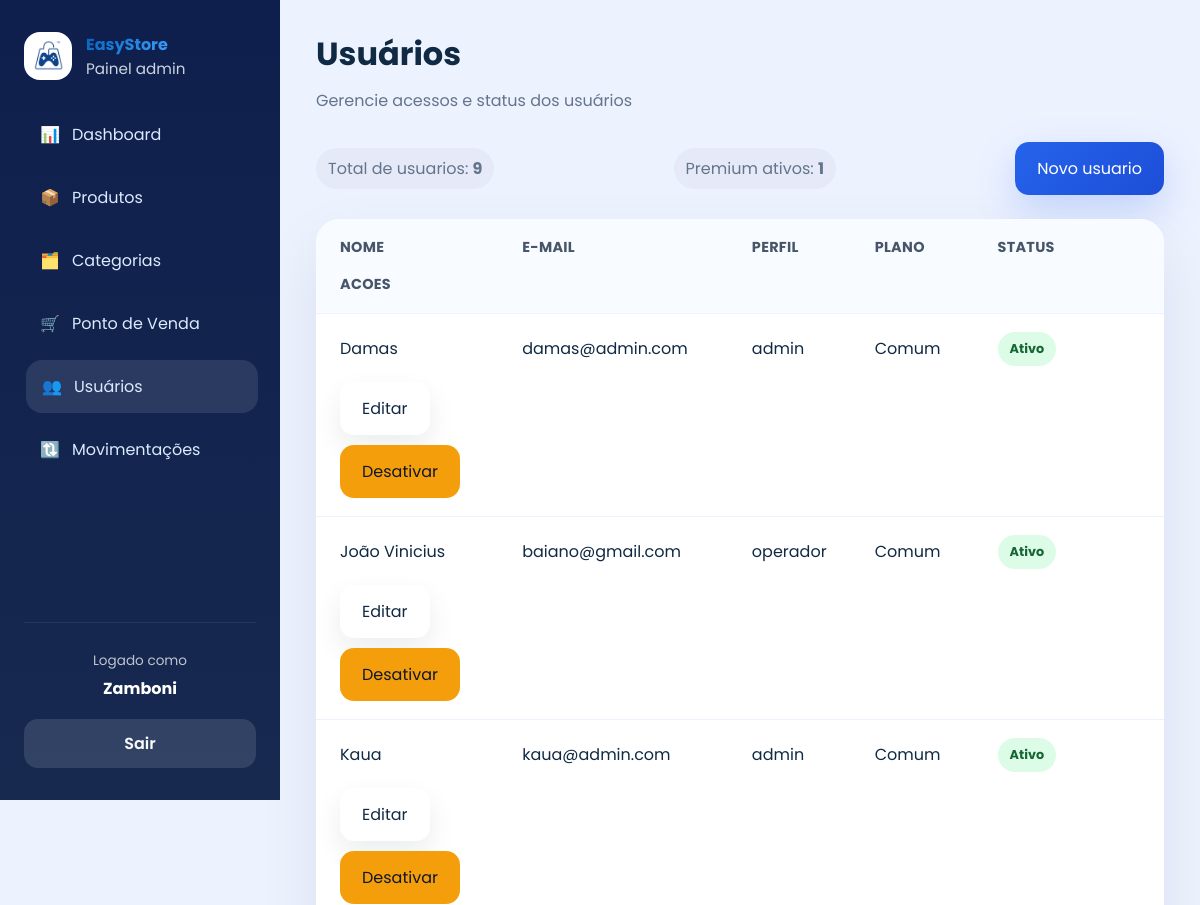
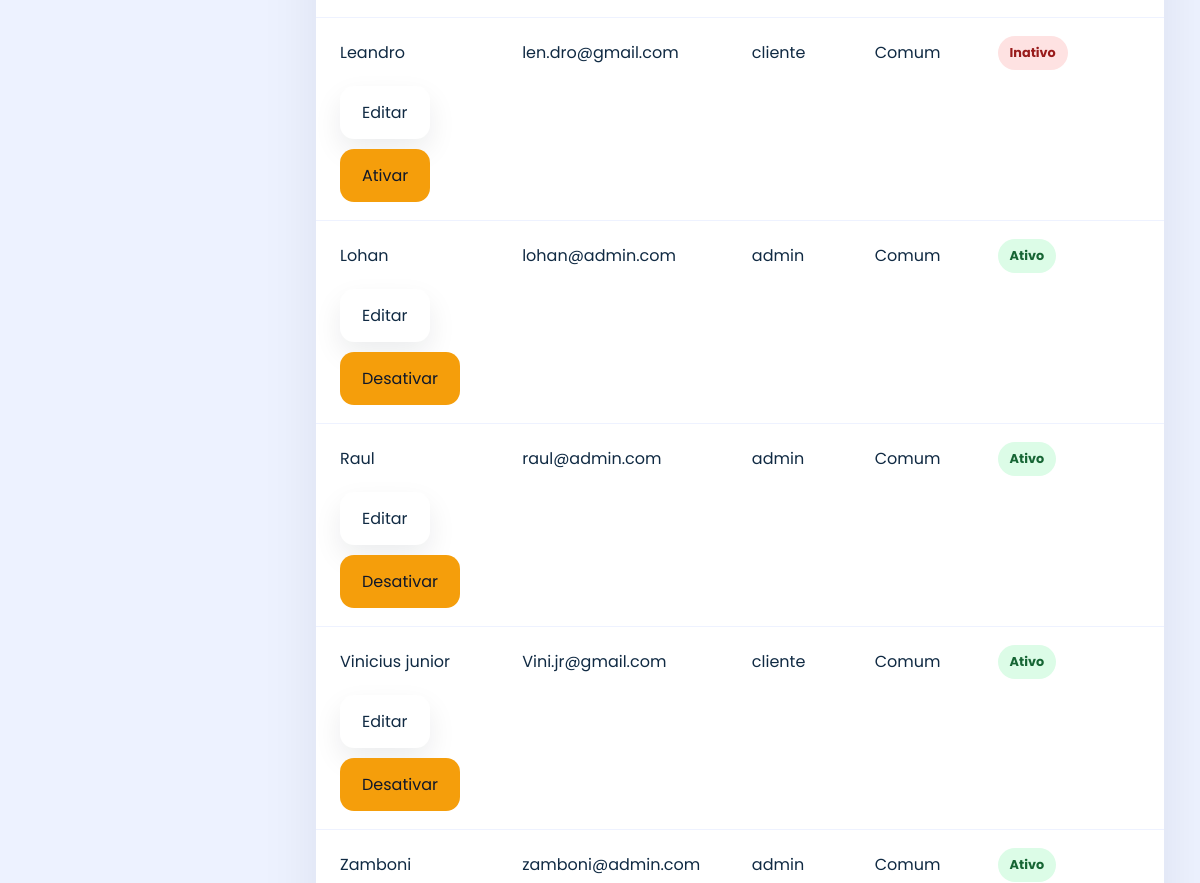
The app's page /usuarios/ (signed in, upper part), older data (2 pictures, top to bottom).
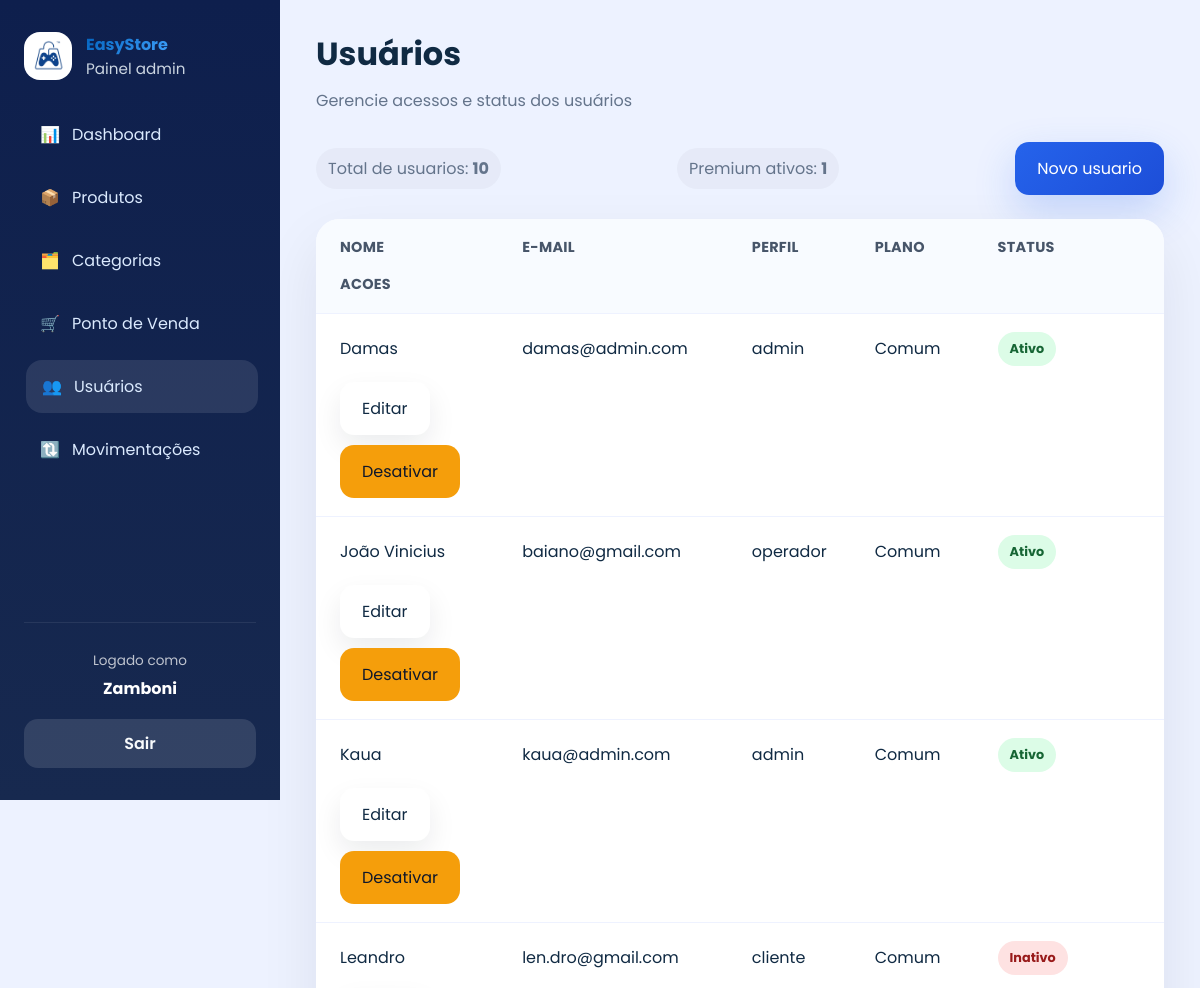
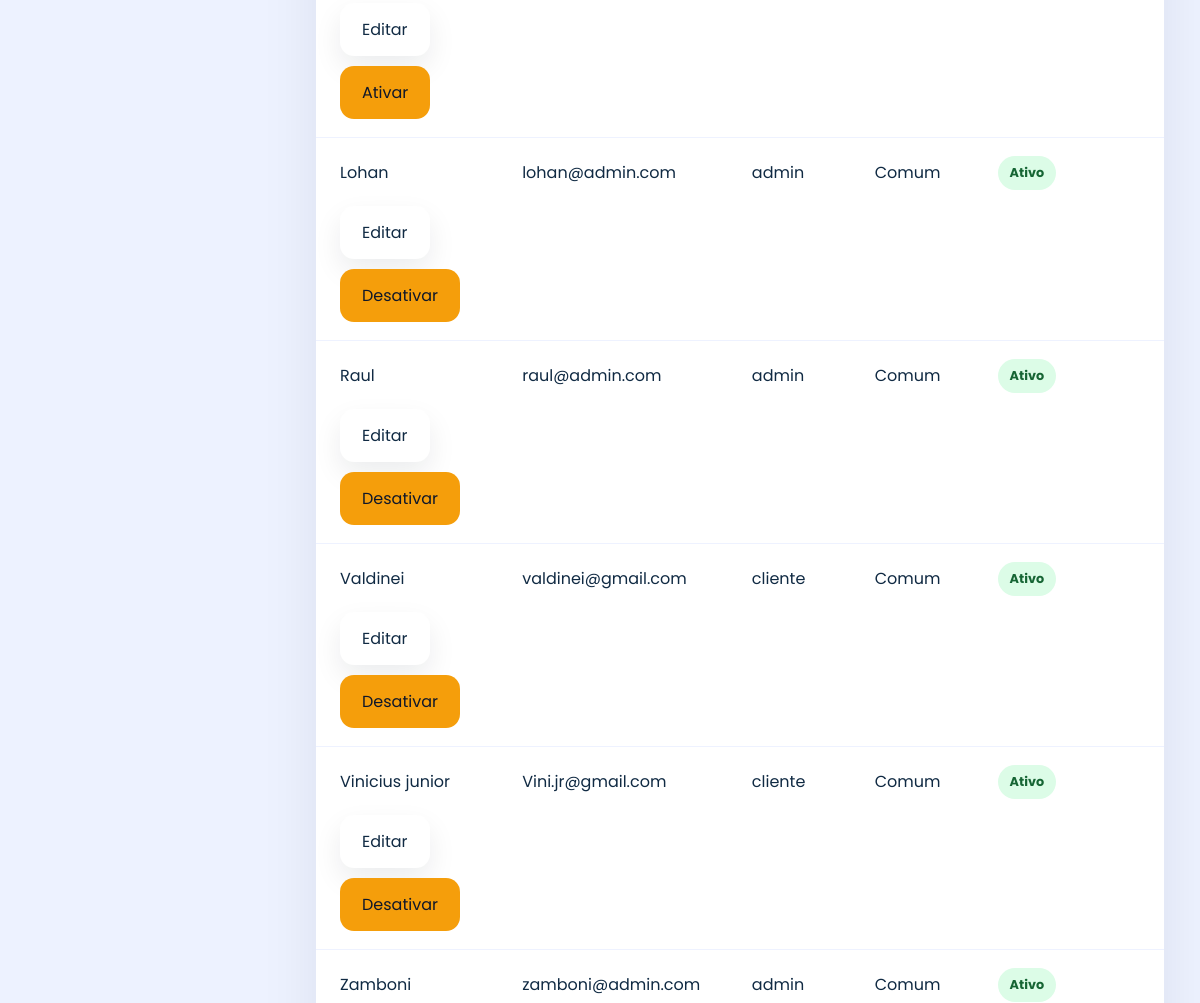
The same page, newer data (2 pictures, top to bottom).
### app/models/usuario.py (models this page shows)
class Usuario(Base):
    __tablename__ = "usuarios"
    id = Column(Integer, primary_key=True, autoincrement=True)
    nome = Column(String(167), nullable=False)
    email = Column(String(167), unique=True, index=True, nullable=False)
    senha_hash = Column(String(255), nullable=False)
    role = Column(String(20), nullable=False, default="operador")
    ativo = Column(Boolean, default=True)
    criado_em = Column(DateTime, server_default=func.now())
    xp_total = Column(Integer, nullable=False, default=0)
    nivel = Column(Integer, nullable=False, default=1)
    moedas_resgate = Column(Integer, nullable=False, default=0)
    cliente_perfil = relationship(
        "Cliente",
        back_populates="usuario",
        uselist=False,
    )

### app/controllers/admin_controller.py (the view)
@router.get("/")
def listar_usuarios(
    request: Request,
    pagina: int = 1,
    por_pagina: int = 10,
    db: Session = Depends(get_db),
    usuario = Depends(get_admin),
):
    query = db.query(Usuario).order_by(Usuario.nome)
    total_usuarios = query.count()
    por_pagina = min(max(por_pagina, 1), 10)
    total_paginas = math.ceil(total_usuarios / por_pagina) if total_usuarios else 1
    pagina = min(max(pagina, 1), total_paginas)
    usuarios = query.offset((pagina - 1) * por_pagina).limit(por_pagina).all()
    return templates.TemplateResponse(
        request,
        "admin/usuarios.html",
        {
            "request": request,
            "usuario": usuario,
            "usuarios": usuarios,
            "pagina": pagina,
            "por_pagina": por_pagina,
            "total_paginas": total_paginas,
            "total_usuarios": total_usuarios,
            "page_title": "Usuários",
            "page_subtitle": "Gerencie acessos e status dos usuários",
            "css_path": "css/cadastros.css",
            "active": "usuarios",
        }
    )

### app/templates/admin/usuarios.html (shortened to what this page needs)
{% extends "admin/base.html" %}
{% block content %}
<div class="table-actions">
  <div class="detail-pill">Total de usuarios: <strong>{{ total_usuarios }}</strong></div>
  <div class="detail-pill premium-count">Premium ativos: <strong>{{ usuarios|selectattr('cliente_perfil.is_associado')|selectattr('ativo')|list|length }}</strong></div>
  {% if usuario and (usuario.role if usuario is not mapping else usuario.get('role')) == 'admin' %}
  <a href="/usuarios/novo" class="btn btn-primary">Novo usuario</a>
  {% endif %}
</div>
<div class="table-card users-table">
  <div class="table-row header">
    <div>Nome</div>
    <div>E-mail</div>
    <div>Perfil</div>
    <div>Plano</div>
    <div>Status</div>
    <div>Acoes</div>
  </div>
  {% for u in usuarios %}
  {% set premium_ativo = u.cliente_perfil and u.cliente_perfil.is_associado and u.ativo and u.cliente_perfil.ativo %}
  <div class="table-row {% if premium_ativo %}premium-user{% endif %}">
    <div>{{ u.nome }}</div>
    <div>{{ u.email }}</div>
    <div>{{ u.role }}</div>
    <div>
      {% if u.cliente_perfil and u.cliente_perfil.is_associado %}
        <span class="plan-badge premium">Premium 5%</span>
        <small class="plan-note">{{ 'Apto ao desconto' if premium_ativo else 'Plano inativo' }}</small>
      {% else %}
        <span class="plan-badge standard">Comum</span>
      {% endif %}
    </div>
    <div><span class="status-badge {% if u.ativo %}active{% else %}inactive{% endif %}">{{ 'Ativo' if u.ativo else 'Inativo' }}</span></div>
    <div class="actions">
      {% if usuario and (usuario.role if usuario is not mapping else usuario.get('role')) == 'admin' %}
      <a href="/usuarios/{{ u.id }}/editar" class="btn btn-secondary">Editar</a>
      <form action="/usuarios/{{ u.id }}/toggle-ativo" method="post"><button type="submit" class="btn btn-warning">{% if u.ativo %}Desativar{% else %}Ativar{% endif %}</button></form>
      {% else %}
      <span class="muted">Somente administradores</span>
      {% endif %}
    </div>
  </div>
  {% endfor %}
</div>
{% endblock %}

### app/templates/admin/base.html (shortened to what this page needs)
<!DOCTYPE html>
<html lang="pt-br">
<head>
  <link rel="stylesheet" href="{{ request.url_for('static', path='css/admin.css') }}?v=5">
  {% if css_path and css_path != 'css/admin.css' %}
  <link rel="stylesheet" href="{{ request.url_for('static', path=css_path) }}?v=4">
  {% endif %}
</head>
<body>
  <div class="admin-layout">
    <aside class="sidebar">
      <div class="brand-block">
        <img src="{{ request.url_for('static', path='img/logo.png') }}" alt="EasyStore" class="brand-logo">
        <div>
          <strong>EasyStore</strong>
          <span>Painel admin</span>
        </div>
      </div>
      {% if usuario %}
        {% if usuario is mapping %}
          {% set role = usuario.get('role') %}
          {% set logged_name = usuario.get('nome', usuario.get('sub', 'Usuário')) %}
        {% else %}
          {% set role = usuario.role %}
          {% set logged_name = usuario.nome if usuario.nome else 'Usuário' %}
        {% endif %}
      {% else %}
        {% set role = None %}
        {% set logged_name = 'Usuário' %}
      {% endif %}
      <nav class="sidebar-nav">
        {% if role == 'admin' %}
        <a href="/admin" class="{% if active == 'home' %}active{% endif %}"><span>📊</span>Dashboard</a>
        <a href="/produtos" class="{% if active == 'produtos' %}active{% endif %}"><span>📦</span>Produtos</a>
        <a href="/categorias" class="{% if active == 'categorias' %}active{% endif %}"><span>🗂️</span>Categorias</a>
        <a href="/admin/pos" class="{% if active == 'pos' %}active{% endif %}"><span>🛒</span>Ponto de Venda</a>
        <a href="/usuarios" class="{% if active == 'usuarios' %}active{% endif %}"><span>👥</span>Usuários</a>
        <a href="/movimentacoes" class="{% if active == 'movimentacoes' %}active{% endif %}"><span>🔃</span>Movimentações</a>
        {% elif role == 'operador' %}
        <a href="/pdv" class="{% if active == 'pos' %}active{% endif %}"><span>🛒</span>Ponto de Venda</a>
        {% endif %}
      </nav>
      <div class="sidebar-footer">
        <div class="profile-card">
          <span>Logado como</span>
          <strong>{{ logged_name }}</strong>
        </div>
        <a href="/auth/logout" class="logout-btn">Sair</a>
      </div>
    </aside>
    <main class="admin-content">
      <header class="topbar">
        <div>
          <h1>{{ page_title }}</h1>
          {% if page_subtitle %}
          <p class="subtitle">{{ page_subtitle }}</p>
          {% endif %}
        </div>
      </header>
      <section class="page-body">
        {% block content %}{% endblock %}
      </section>
    </main>
  </div>
</body>
</html>

Row changes from the older to the newer data that the page shows:
added Usuario: nome "Valdinei", email "valdinei@gmail.com", role "cliente", ativo "Ativo", shows "Desativar"
Text that changed along with them:
{{ total_usuarios }}: "9" → "10"
